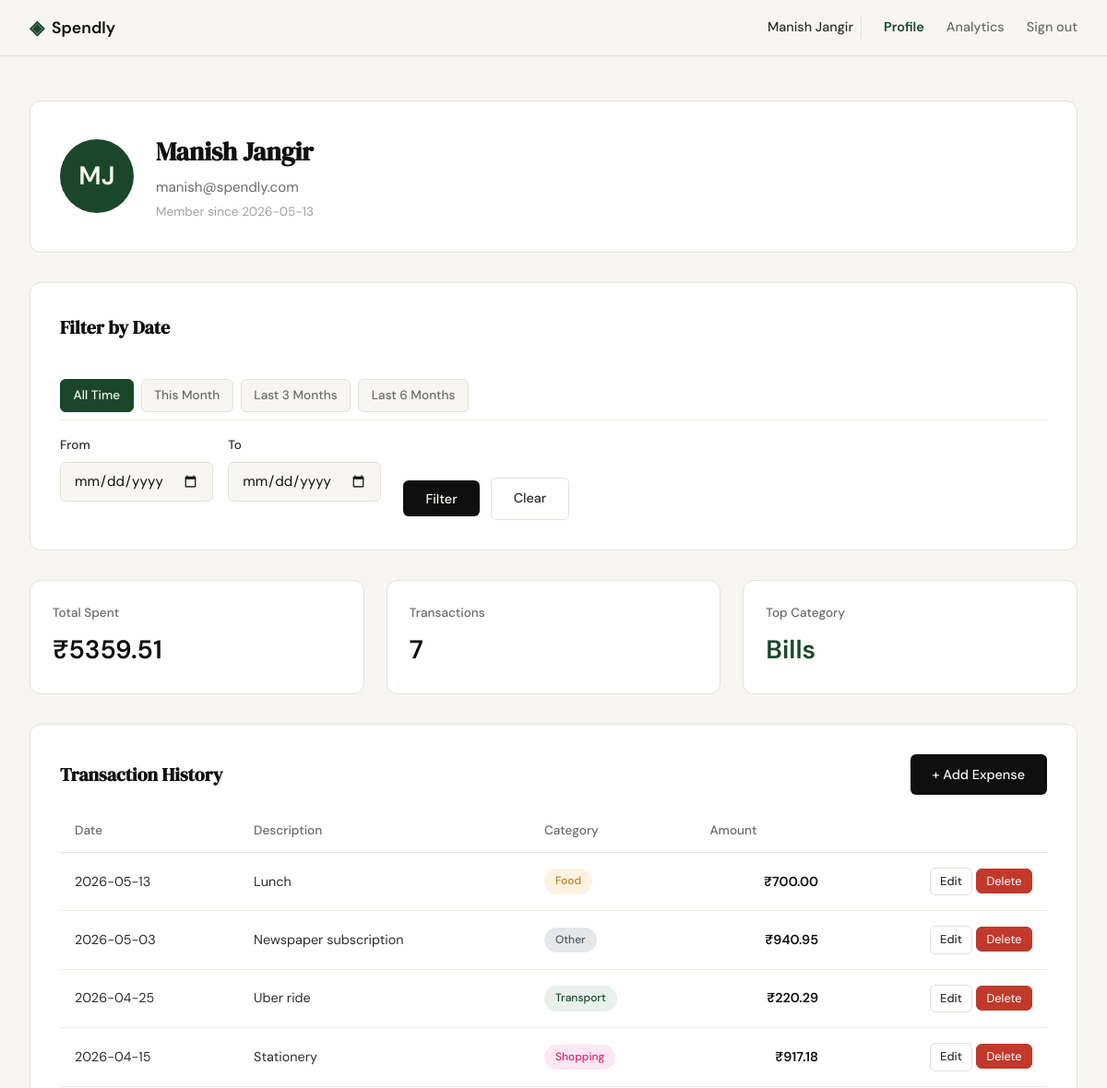
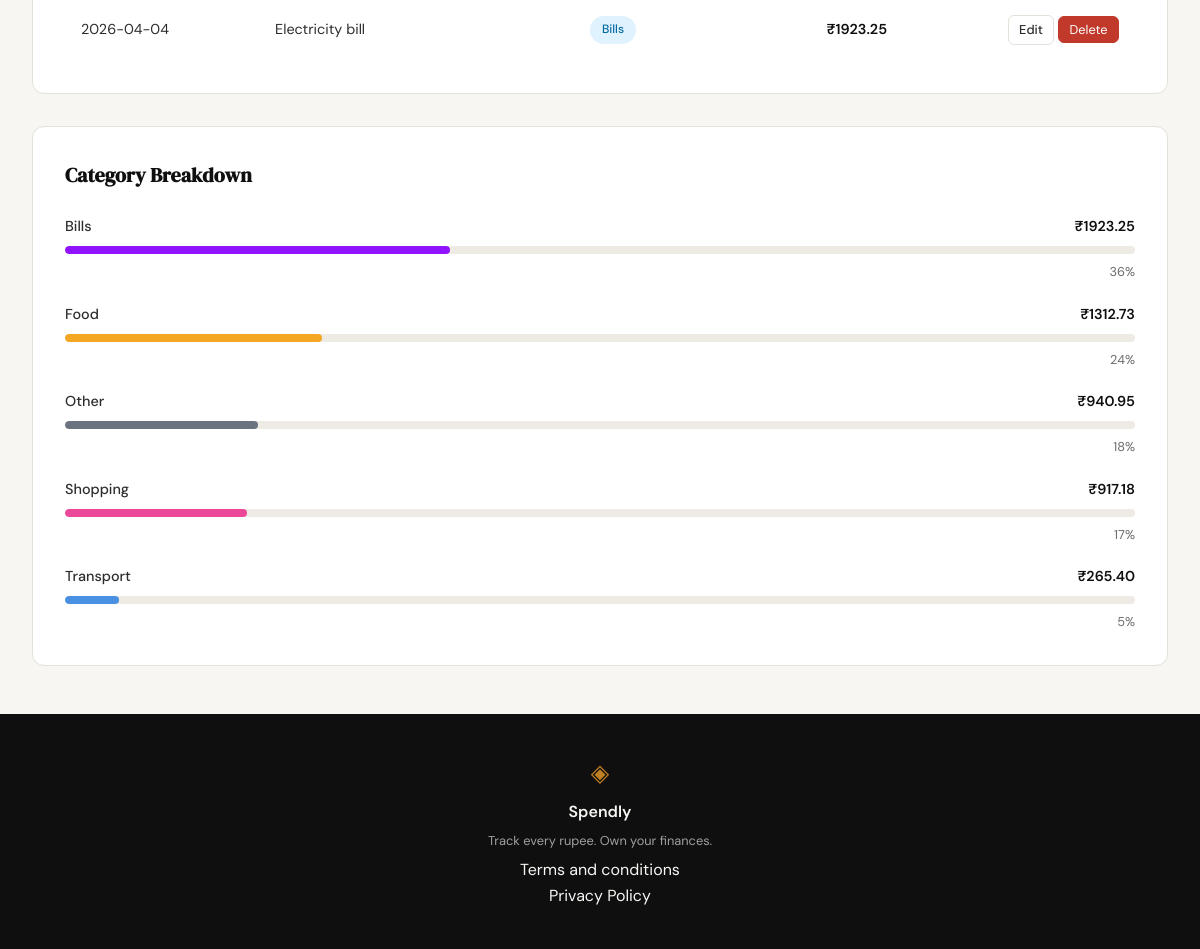
Screenshot of /profile (signed in) with the database file from the repository (2 pictures, top to bottom).
### tables this page shows
CREATE TABLE users (
            id INTEGER PRIMARY KEY AUTOINCREMENT,
            name TEXT NOT NULL,
            email TEXT UNIQUE NOT NULL,
            password_hash TEXT NOT NULL,
            created_at TEXT DEFAULT (datetime('now'))
        );

CREATE TABLE expenses (
            id INTEGER PRIMARY KEY AUTOINCREMENT,
            user_id INTEGER NOT NULL,
            amount REAL NOT NULL,
            category TEXT NOT NULL,
            date TEXT NOT NULL,
            description TEXT,
            created_at TEXT DEFAULT (datetime('now')),
            FOREIGN KEY (user_id) REFERENCES users(id)
        );

### app.py (the view)
@app.route("/profile")
def profile():
    if not session.get("user_id"):
        flash("Please log in to view your profile.", "error")
        return redirect(url_for("login"))
    user_id = session["user_id"]
    date_from = parse_date(request.args.get("date_from", ""))
    date_to = parse_date(request.args.get("date_to", ""))
    if date_from and date_to and date_from > date_to:
        flash("Start date must be before end date.", "error")
        date_from = None
        date_to = None
    today = datetime.now().strftime("%Y-%m-%d")
    this_month_start = datetime.now().replace(day=1).strftime("%Y-%m-%d")
    three_months_ago = (datetime.now() - timedelta(days=90)).strftime("%Y-%m-%d")
    six_months_ago = (datetime.now() - timedelta(days=180)).strftime("%Y-%m-%d")
    active_preset = None
    if date_from == this_month_start and date_to == today:
        active_preset = "this_month"
    elif date_from == three_months_ago and date_to == today:
        active_preset = "last_3_months"
    elif date_from == six_months_ago and date_to == today:
        active_preset = "last_6_months"
    elif not date_from and not date_to:
        active_preset = "all_time"
    conn = get_db()
    cursor = conn.cursor()
    cursor.execute(
        "SELECT id, name, email, created_at FROM users WHERE id = ?", (user_id,)
    )
    user_row = cursor.fetchone()
    user = {
        "name": user_row["name"],
        "email": user_row["email"],
        "member_since": user_row["created_at"][:10] if user_row else "Unknown",
    }
    stats = get_summary_stats(cursor, user_id, date_from, date_to)
    transactions = get_recent_transactions(
        cursor, user_id, limit=5, date_from=date_from, date_to=date_to
    )
    categories = get_category_breakdown(cursor, user_id, date_from, date_to)
    conn.close()
    return render_template(
        "profile.html",
        user=user,
        stats=stats,
        transactions=transactions,
        categories=categories,
        date_from=date_from or "",
        date_to=date_to or "",
        active_preset=active_preset,
        this_month_start=this_month_start,
        three_months_ago=three_months_ago,
        six_months_ago=six_months_ago,
        today=today,
    )

### app.py (called while the page is built)
def parse_date(value):
    if not value or not value.strip():
        return None
    try:
        datetime.strptime(value.strip(), "%Y-%m-%d")
        return value.strip()
    except ValueError:
        return None

### database/db.py (called while the page is built)
def get_db():
    conn = sqlite3.connect(DATABASE)
    conn.row_factory = sqlite3.Row
    conn.execute("PRAGMA foreign_keys = ON")
    return conn

### templates/profile.html (shortened to what this page needs)
{% extends "base.html" %}
{% block content %}
<div class="profile-container">
    <div class="profile-card">
        <div class="profile-header">
            <div class="profile-avatar">
                {{ user.name[0]|upper }}{{ user.name.split()[-1][0]|upper if ' ' in user.name else '' }}
            </div>
            <div class="profile-info">
                <h1 class="profile-name">{{ user.name }}</h1>
                <p class="profile-email">{{ user.email }}</p>
                <p class="profile-member">Member since {{ user.member_since }}</p>
            </div>
        </div>
    </div>
    <div class="profile-card filter-section">
        <h2 class="section-title">Filter by Date</h2>
        <div class="filter-presets">
            <a href="{{ url_for('profile') }}" class="btn-preset {{ 'active' if active_preset == 'all_time' else '' }}">All Time</a>
            <a href="{{ url_for('profile', date_from=this_month_start, date_to=today) }}" class="btn-preset {{ 'active' if active_preset == 'this_month' else '' }}">This Month</a>
            <a href="{{ url_for('profile', date_from=three_months_ago, date_to=today) }}" class="btn-preset {{ 'active' if active_preset == 'last_3_months' else '' }}">Last 3 Months</a>
            <a href="{{ url_for('profile', date_from=six_months_ago, date_to=today) }}" class="btn-preset {{ 'active' if active_preset == 'last_6_months' else '' }}">Last 6 Months</a>
        </div>
        <form method="GET" action="{{ url_for('profile') }}" class="date-filter-form">
            <div class="filter-inputs">
                <div class="form-group">
                    <label for="date_from">From</label>
                    <input type="date" id="date_from" name="date_from" value="{{ date_from }}" class="form-input">
                </div>
                <div class="form-group">
                    <label for="date_to">To</label>
                    <input type="date" id="date_to" name="date_to" value="{{ date_to }}" class="form-input">
                </div>
            </div>
            <div class="filter-actions">
                <button type="submit" class="btn-primary">Filter</button>
                <a href="{{ url_for('profile') }}" class="btn-ghost">Clear</a>
            </div>
        </form>
    </div>
    <div class="stats-grid">
        <div class="stat-card">
            <span class="stat-label">Total Spent</span>
            <span class="stat-value">₹{{ "%.2f"|format(stats.total_spent) }}</span>
        </div>
        <div class="stat-card">
            <span class="stat-label">Transactions</span>
            <span class="stat-value">{{ stats.transaction_count }}</span>
        </div>
        <div class="stat-card">
            <span class="stat-label">Top Category</span>
            <span class="stat-value stat-category">{{ stats.top_category }}</span>
        </div>
    </div>
    <div class="profile-card">
        <div class="section-header">
            <h2 class="section-title">Transaction History</h2>
            <a href="{{ url_for('add_expense') }}" class="btn-primary">+ Add Expense</a>
        </div>
        <table class="transactions-table">
            <thead>
                <tr>
                    <th>Date</th>
                    <th>Description</th>
                    <th>Category</th>
                    <th>Amount</th>
                    <th></th>
                </tr>
            </thead>
            <tbody>
                {% for txn in transactions %}
                <tr>
                    <td>{{ txn.date }}</td>
                    <td>{{ txn.description }}</td>
                    <td><span class="badge badge-{{ txn.category|lower }}">{{ txn.category }}</span></td>
                    <td class="amount">₹{{ "%.2f"|format(txn.amount) }}</td>
                    <td class="table-actions">
                        <a href="{{ url_for('edit_expense', id=txn.id) }}" class="btn-ghost btn-sm">Edit</a>
                        <form method="POST" action="{{ url_for('delete_expense', id=txn.id) }}" class="inline-form"
                              onsubmit="return confirm('Delete this expense?')">
                            <button type="submit" class="btn-danger btn-sm">Delete</button>
                        </form>
                    </td>
                </tr>
                {% endfor %}
            </tbody>
        </table>
    </div>
    <div class="profile-card">
        <h2 class="section-title">Category Breakdown</h2>
        <div class="category-list">
            {% for cat in categories %}
            <div class="category-item">
                <div class="category-info">
                    <span class="category-name">{{ cat.name }}</span>
                    <span class="category-amount">₹{{ "%.2f"|format(cat.amount) }}</span>
                </div>
                <div class="progress-track">
                    <div class="progress-bar progress-{{ cat.name|lower }}" style="width: {{ cat.percentage }}%"></div>
                </div>
                <span class="category-percentage">{{ cat.percentage }}%</span>
            </div>
            {% endfor %}
        </div>
    </div>
</div>
{% endblock %}

### templates/base.html (shortened to what this page needs)
<!DOCTYPE html>
<html lang="en">
<head>
    <link rel="stylesheet" href="{{ url_for('static', filename='css/style.css') }}">
</head>
<body>
    <nav class="navbar">
        <div class="nav-inner">
            <a href="{{ url_for('landing') }}" class="nav-brand">
                <span class="brand-icon">◈</span>
                <span class="brand-name">Spendly</span>
            </a>
            <div class="nav-links">
                {% if session.get('user_id') %}
                    <span class="nav-user">{{ session.get('user_name', 'User') }}</span>
                    <a href="{{ url_for('profile') }}" class="{{ 'nav-active' if request.endpoint == 'profile' else '' }}">Profile</a>
                    <a href="{{ url_for('analytics') }}" class="{{ 'nav-active' if request.endpoint == 'analytics' else '' }}">Analytics</a>
                    <a href="{{ url_for('logout') }}">Sign out</a>
                {% else %}
                    <a href="{{ url_for('login') }}">Sign in</a>
                    <a href="{{ url_for('register') }}" class="nav-cta">Get started</a>
                {% endif %}
            </div>
        </div>
    </nav>
    <main class="main-content">
        {% block content %}{% endblock %}
    </main>
    <footer class="footer">
        <div class="footer-inner">
            <span class="brand-icon">◈</span>
            <span class="footer-name">Spendly</span>
            <p class="footer-copy">Track every rupee. Own your finances.</p>
            <div class="footer-links">
                <a href="{{ url_for('terms') }}">Terms and conditions</a><br>
                <a href="{{ url_for('privacy') }}">Privacy Policy</a>
            </div>
        </div>
    </footer>
</body>
</html>

### rows the page displays
users: get "Manish Jangir", name "M", name "J", name "Manish Jangir", email "manish@spendly.com"
expenses: top_category "Bills", date "2026-04-04", description "Electricity bill", category "Bills", amount "1923.25", name "Bills", percentage "36"
expenses: date "2026-05-13", description "Lunch", category "Food", amount "700.00"
expenses: date "2026-05-03", description "Newspaper subscription", category "Other", amount "940.95", name "Other", percentage "18"
expenses: date "2026-04-25", description "Uber ride", category "Transport", amount "220.29"
expenses: date "2026-04-15", description "Stationery", category "Shopping", amount "917.18", name "Shopping", percentage "17"

### other values shown
{{ user.member_since }} "2026-05-13"
{{ "%.2f"|format(stats.total_spent) }} "5359.51"
{{ stats.transaction_count }} "7"
{{ cat.name }} "Food" "Transport"
{{ "%.2f"|format(cat.amount) }} "1312.73" "265.40"
{{ cat.percentage }} "24" "5"
